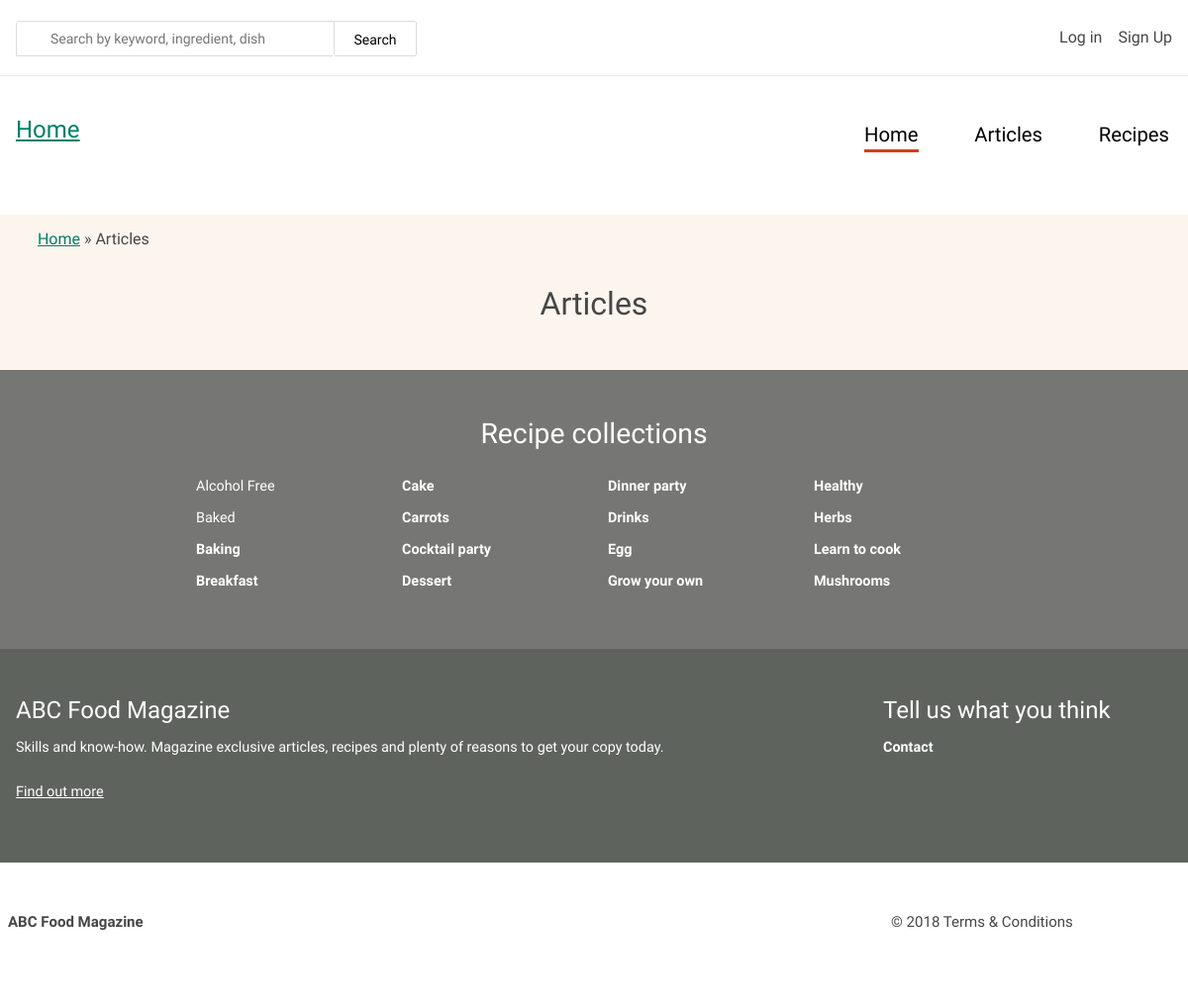
/articles/, run on an earlier commit of the app's database.
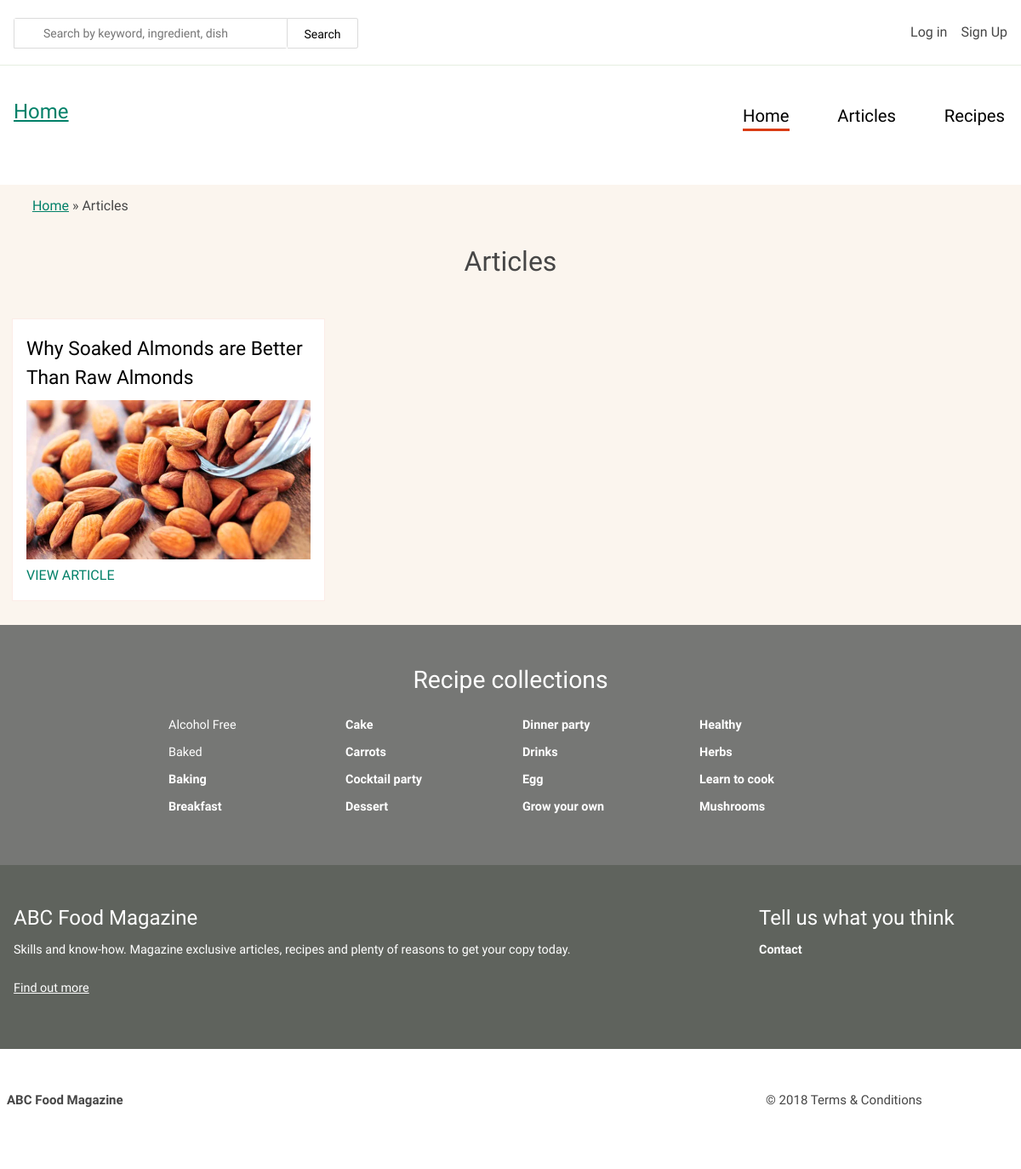
And on a later commit of the database.
### food_recomender/models.py (models this page shows, shortened)
class Articel(models.Model):
    title = models.CharField(max_length=100)
    content = RichTextField()
    image = models.ImageField()
    date = models.DateTimeField(auto_now_add=True)
    author = models.ForeignKey(
        Person, on_delete=models.CASCADE, blank=True, null=True, related_name="articles"
    )

### food_recomender/views.py (the view)
# urls.py: path("articles/", views.all_articles, name="all_articles"),
def all_articles(request):
    articles = Articel.objects.all()
    return render(request, "all_articles.html", context={"articles": articles})

### templates/all_articles.html (shortened to what the changed rows need)
<!DOCTYPE html>
{% load static %}
<html lang="en" dir="ltr"
    prefix="content: http://purl.org/rss/1.0/modules/content/  dc: http://purl.org/dc/terms/  foaf: http://xmlns.com/foaf/0.1/  og: http://ogp.me/ns#  rdfs: http://www.w3.org/2000/01/rdf-schema#  schema: http://schema.org/  sioc: http://rdfs.org/sioc/ns#  sioct: http://rdfs.org/sioc/types#  skos: http://www.w3.org/2004/02/skos/core#  xsd: http://www.w3.org/2001/XMLSchema# ">
<head>
    <link rel="stylesheet" media="all" href={% static 'css/home_third.css' %} />
    <link rel="stylesheet" media="all" href={% static 'css/home.css' %} />
    <link rel="stylesheet" media="all" href={% static 'css/home_second.css' %} />
</head>
<body class="one-column path-frontpage">
    <div class="dialog-off-canvas-main-canvas" data-off-canvas-main-canvas>
        <div class="layout-container">
            <div class="layout-page-title">
                <div class="container">
                    <div class="region region-page-title">
                        <div id="block-umami-page-title--2" class="block block-core block-page-title-block">
                            <h1 class="page-title">Articles</h1>
                        </div>
                    </div>
                </div>
            </div>
            <main role="main" class="main container">
                <div class="layout-content">
                    <div class="region region-content">
                        <div id="block-umami-content" class="block block-system block-system-main-block">
                            <div class="views-element-container">
                                <div
                                    class="grid--3 view view-featured-articles view-id-featured_articles view-display-id-page_1 js-view-dom-id-ca59ba4f8a247baddf4858ba8900af6e893e67c355fd0bb6aacc33dd2827a549">
                                    <div class="view-content">
                                        {% for article in articles %}
                                        <div class="views-row">
                                            <article data-history-node-id="1" role="article"
                                                about="/index.php/articles/give-it-a-go-and-grow-your-own-herbs"
                                                typeof="schema:Article"
                                                class="node node--type-article node--promoted view-mode-card node--view-mode-card">
                                                <h2 class="node__title">
                                                    <span property="schema:name"
                                                        class="field field--name-title field--type-string field--label-hidden">{{article.title}}</span>
                                                </h2>
                                                <div class="node__content">
                                                    <div
                                                        class="field field--name-field-image field--type-image field--label-hidden field__item">
                                                        <img property="schema:image" sizes="100vw"
                                                            src={{article.image.url}} alt={{article.title}}
                                                            typeof="foaf:Image" />
                                                    </div>
                                                </div>
                                                <div class="read-more">
                                                    <a class="read-more__link"
                                                        href={% url  'article_detail' article.id %}>
                                                        View Article
                                                    </a>
                                                </div>
                                            </article>
                                        </div>
                                        {% endfor %}
                                    </div>
                                </div>
            </main>
            <div class="layout-content-bottom">
                <div class="region region-content-bottom">
                    <div class="views-element-container block block-views block-views-blockrecipe-collections-block"
                        id="block-views-block-recipe-collections-block">
                        <h2 class="block__title">Recipe collections</h2>
                    </div>
                </div>
            </div>
            <div class="layout-footer">
                <footer class="footer" role="contentinfo">
                    <div class="container">
                        <div class="region region-footer">
                            <div id="block-umami-footer-promo" class="block-type-footer-promo-block">
                                <h2 class="block__title">
                                    <div
                                        class="field field--name-field-title field--type-string field--label-hidden field__item">
                                        ABC Food Magazine</div>
                                </h2>
                            </div>
                            <div id="block-umami-footer"
                                class="block block-system block-system-menu-blockfooter menu-footer-wrapper">
                                <h2 class="block__title menu-footer__title">Tell us what you think</h2>
                            </div>
                        </div>
                    </div>
                </footer>
            </div>
        </div>
    </div>
</body>
</html>

What changed in the data, as far as the page shows it:
added Articel: title "Why Soaked Almonds are Better Than Raw Almonds", image (picture)
